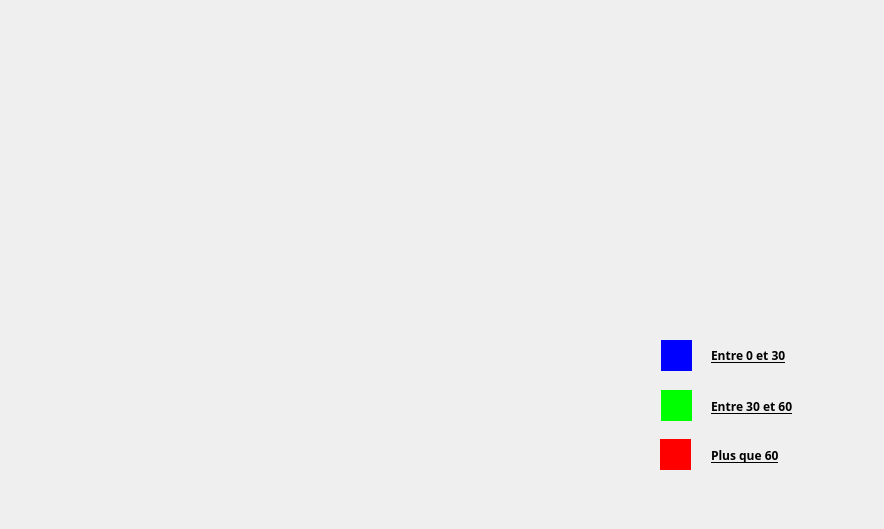
<?xml version="1.0" encoding="UTF-8"?>
<ui version="4.0">
 <class>stat_Produit</class>
 <widget class="QDialog" name="stat_Produit">
  <property name="geometry">
   <rect>
    <x>0</x>
    <y>0</y>
    <width>884</width>
    <height>529</height>
   </rect>
  </property>
  <property name="windowTitle">
   <string>Dialog</string>
  </property>
  <widget class="QLabel" name="label_g">
   <property name="geometry">
    <rect>
     <x>711</x>
     <y>386</y>
     <width>161</width>
     <height>41</height>
    </rect>
   </property>
   <property name="font">
    <font>
     <family>8514oem</family>
     <weight>75</weight>
     <italic>false</italic>
     <bold>true</bold>
     <underline>true</underline>
    </font>
   </property>
   <property name="text">
    <string>Entre 30 et 60</string>
   </property>
  </widget>
  <widget class="QWidget" name="widget_b" native="true">
   <property name="geometry">
    <rect>
     <x>661</x>
     <y>340</y>
     <width>31</width>
     <height>31</height>
    </rect>
   </property>
   <property name="styleSheet">
    <string notr="true">
background-color: rgb(0, 0, 255);</string>
   </property>
  </widget>
  <widget class="QLabel" name="label_b">
   <property name="geometry">
    <rect>
     <x>711</x>
     <y>340</y>
     <width>151</width>
     <height>31</height>
    </rect>
   </property>
   <property name="font">
    <font>
     <family>8514oem</family>
     <weight>75</weight>
     <italic>false</italic>
     <bold>true</bold>
     <underline>true</underline>
    </font>
   </property>
   <property name="text">
    <string>Entre 0 et 30</string>
   </property>
  </widget>
  <widget class="QWidget" name="widget_g" native="true">
   <property name="geometry">
    <rect>
     <x>661</x>
     <y>390</y>
     <width>31</width>
     <height>31</height>
    </rect>
   </property>
   <property name="styleSheet">
    <string notr="true">background-color: rgb(0, 255, 0);</string>
   </property>
  </widget>
  <widget class="QWidget" name="widget_r" native="true">
   <property name="geometry">
    <rect>
     <x>660</x>
     <y>439</y>
     <width>31</width>
     <height>31</height>
    </rect>
   </property>
   <property name="styleSheet">
    <string notr="true">background-color: rgb(255, 0, 0);</string>
   </property>
  </widget>
  <widget class="QLabel" name="label_r">
   <property name="geometry">
    <rect>
     <x>711</x>
     <y>440</y>
     <width>141</width>
     <height>31</height>
    </rect>
   </property>
   <property name="font">
    <font>
     <family>8514oem</family>
     <weight>75</weight>
     <italic>false</italic>
     <bold>true</bold>
     <underline>true</underline>
    </font>
   </property>
   <property name="text">
    <string>Plus que 60</string>
   </property>
  </widget>
  <widget class="QPushButton" name="stat_joueur">
   <property name="geometry">
    <rect>
     <x>910</x>
     <y>600</y>
     <width>141</width>
     <height>51</height>
    </rect>
   </property>
   <property name="styleSheet">
    <string notr="true">border-image: url(:/images/Images/pb_stat.png);</string>
   </property>
   <property name="text">
    <string/>
   </property>
  </widget>
  <widget class="piechart" name="widget" native="true">
   <property name="geometry">
    <rect>
     <x>10</x>
     <y>10</y>
     <width>641</width>
     <height>461</height>
    </rect>
   </property>
  </widget>
 </widget>
 <customwidgets>
  <customwidget>
   <class>piechart</class>
   <extends>QWidget</extends>
   <header>piechart.h</header>
   <container>1</container>
  </customwidget>
 </customwidgets>
 <resources/>
 <connections/>
</ui>
